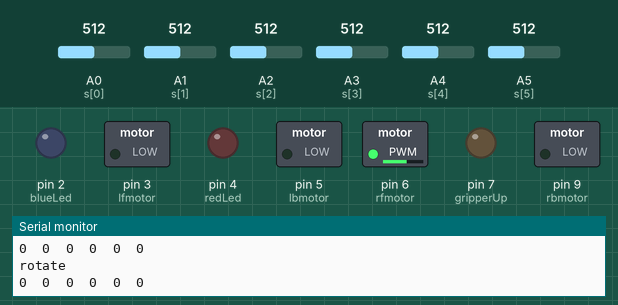
A sketch run on a simulated Arduino Nano, built with avr-gcc and run on an emulated ATmega328P. On the bench: switched loads named in the sketch (green lamp = pin HIGH), output pins drawn as LEDs (lit = HIGH), the last lines printed to the serial monitor. The inputs (shaded band) are chosen by the test bench; at power-on: A1 (s[1]) = 512, A3 (s[3]) = 512, A2 (s[2]) = 512, A4 (s[4]) = 512, A0 (s[0]) = 512, A5 (s[5]) = 512.

Above: at 10.2 s.
10.3 s: A1 (s[1]) set to 526
At 11.5 s:
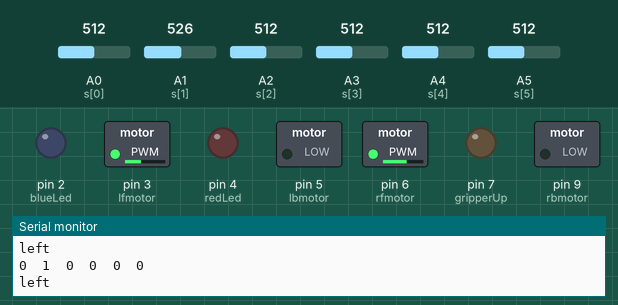
11.8 s: A3 (s[3]) set to 519
At 12.8 s:
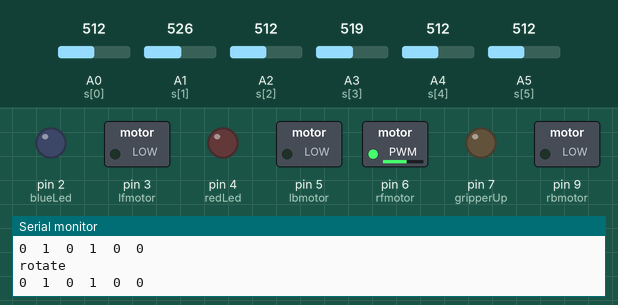
14.8 s: A2 (s[2]) set to 531
At 16.0 s:
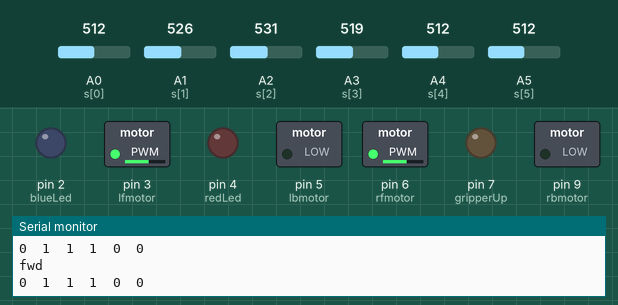
16.3 s: A4 (s[4]) set to 716
At 17.4 s:
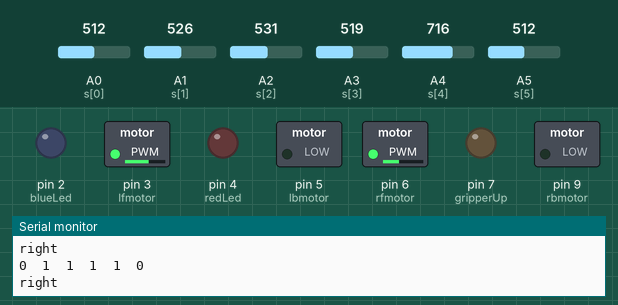
17.8 s: A0 (s[0]) set to 716
At 18.8 s:
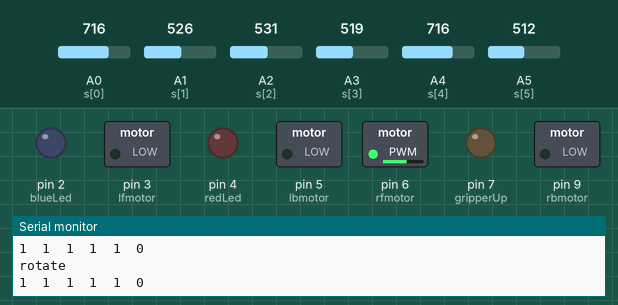
19.3 s: A4 (s[4]) set to 306
At 20.6 s:
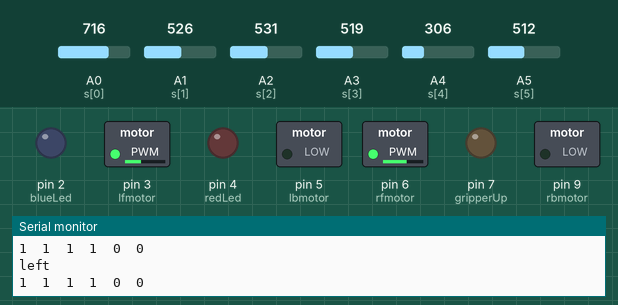
Timing chart, 0 to 21.8 s (numbered marks = the images above; inputs shaded):
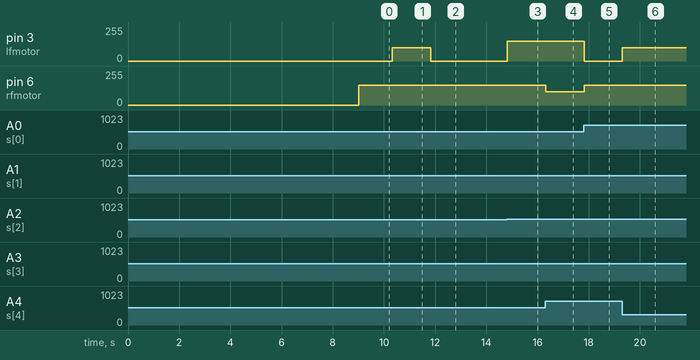

The sketch:

beta.ino.ino
```cpp
#define SPEED 150
#define SLOWSPEED 100
#define WHEELSOFF 100 //delay for changing line
#define WHEELSOFFWIDTH 500 //delay for crossing width of line
#define MINDISTANCE 5 //ultrasonic reading for color detection
#define GRIPPINGDISTANCE 0
#define EXTRADELAYFORGRIPPERDOWN 0
#define MOVEFWDFORGRIPPING 0
#define GRIPPERWITHLOAD 0 //delay for moving gripper
//extra time for gripper down
int s[6] = {A0, A1, A2, A3, A4, A5};
int avg[6];
int val[6];
int white[6];
int black[6];
int i, j;
int ir[6];
int lfmotor = 3;
int rfmotor = 6;
int lbmotor = 5;
int rbmotor = 9;
int trigPin = 11;
int echoPin = 10;
//rgb-10 11 12
long duration;
int gripperDown = 6;
int gripperUp = 7;
int red, green, blue;
int r[4], g[4], b[4];
int redLed = 4;
int blueLed = 2;
int greenLed = 7;
int input = A6;
void setup() {
  Serial.begin(9600);
  pinMode( lfmotor, OUTPUT );
  pinMode( rfmotor, OUTPUT );
  pinMode( lbmotor, OUTPUT );
  pinMode( rbmotor, OUTPUT );
  analogWrite(lbmotor, 0);
  analogWrite(rbmotor, 0);
  analogWrite(lfmotor, 0);
  analogWrite(rfmotor, 0);

  Serial.println("Place on White");
  delay(2000);

  for (i = 0; i < 6; i++)
  {
    white[i] = analogRead(s[i]);
    Serial.print(white[i]);
    Serial.print("\t");
  } Serial.println(" ");
  delay(1000);

  Serial.println("Place on Black");
  delay(2000);

  for (i = 0; i < 6; i++)
  {
    black[i] = analogRead(s[i]);
    Serial.print(black[i]);
    Serial.print("\t");
  } Serial.println("");
  Serial.println(" Average:");
  delay(1000);
  for (i = 0; i < 6; i++)
  {
    avg[i] = (black[i] + white[i]) / 2;
    Serial.print(avg[i]);
    Serial.print("\t");
  } Serial.println(" ");
  delay(1000);

  pinMode(gripperDown, OUTPUT);
  pinMode(gripperUp, OUTPUT);
  digitalWrite(gripperDown, LOW);
  //digitalWrite(gripperUp, HIGH);
  delay(2000);
  //digitalWrite(gripperUp, LOW);

  pinMode(trigPin, OUTPUT);
  pinMode(echoPin, INPUT);

  pinMode(redLed, OUTPUT);
  pinMode(greenLed, OUTPUT);
  pinMode(blueLed, OUTPUT);
  pinMode(input, INPUT);
}

int value()
{
  for (i = 0; i < 6; i++)
  {
    ir[i] = ( analogRead(s[i]) > avg[i] ? 1 : 0 );
    Serial.print(ir[i]);
    Serial.print("\t");
  }
  Serial.println("");
  return 16 * ir[0] + 8 * ir[1] + 4 * ir[2] + 2 * ir[3] + 1 * ir[4] + 1000 * ir[5];
}


void leftTurn()
{
  while (analogRead(s[2]) < avg[2])
  {
    analogWrite(lfmotor, 0);
    analogWrite(lbmotor, 0);
    analogWrite(rfmotor, SPEED);
    analogWrite(rbmotor, 0);
    Serial.println("left turn");
  }
}

void rightTurn()
{
  while (analogRead(s[2]) < avg[2])
  {
    analogWrite(lfmotor, SPEED);
    analogWrite(lbmotor, 0);
    analogWrite(rfmotor, 0);
    analogWrite(rbmotor, 0);
    Serial.println("right turn");
  }
}

void left()
{
  analogWrite(lfmotor, SLOWSPEED);
  analogWrite(lbmotor, 0);
  analogWrite(rfmotor, SPEED);
  analogWrite(rbmotor, 0);
  Serial.println("left");
}

void right()
{
  analogWrite(lfmotor, SPEED);
  analogWrite(lbmotor, 0);
  analogWrite(rfmotor, SLOWSPEED);
  analogWrite(rbmotor, 0);
  Serial.println("right");
}

void forward()
{
  analogWrite(lfmotor, SPEED);
  analogWrite(lbmotor, 0);
  analogWrite(rfmotor, SPEED);
  analogWrite(rbmotor, 0);
  Serial.println("fwd");
}
void Stop()
{
  analogWrite(lfmotor, 0);
  analogWrite(lbmotor, 0);
  analogWrite(rfmotor, 0);
  analogWrite(rbmotor, 0);
  Serial.println("Stop");
}

void reverseLeft()
{
  analogWrite(lfmotor, 0);
  analogWrite(lbmotor, 0);
  analogWrite(rfmotor, 0);
  analogWrite(rbmotor, SPEED);
  Serial.println("reverse left");
}

void reverseRight()
{
  analogWrite(lfmotor, 0);
  analogWrite(lbmotor, SPEED);
  analogWrite(rfmotor, 0);
  analogWrite(rbmotor, 0);
  Serial.println("reverse right");
}

void backward()
{
  analogWrite(lfmotor, 0);
  analogWrite(lbmotor, SPEED);
  analogWrite(rfmotor, 0);
  analogWrite(rbmotor, SPEED);
  Serial.println("bwd");
}

void rotate()
{
  //while (analogRead(A2) < avg[2])
  {
    analogWrite(lfmotor, 0);
    analogWrite(lbmotor, 0);
    analogWrite(rfmotor, SPEED);
    analogWrite(rbmotor, 0);
    Serial.println("rotate");
  }
}

void followLine()
{ int value1 = value();
  if (value1 > 1000)
    value1 -= 1000;
  switch (value1) {

    case 14:
    case 4:
      forward();
      break;

    case 12:
    case 8:
    case 24:
    case 28:
    case 30:
      left();
      break;

    case 16:
      leftTurn();
      break;

    case 1:
      rightTurn();
      break;

    case 6:
    case 2:
    case 3:
    case 7:
    case 15:
      right();
      break;
    //
    //    case 1014:
    //    case 1004:
    //      forward();
    //      break;
    //
    //    case 1012:
    //    case 1008:
    //    case 1024:
    //    case 1028:
    //    case 1030:
    //      left();
    //      break;
    //
    //    case 1016:
    //      leftTurn();
    //      break;
    //
    //    case 1001:
    //      rightTurn();
    //      break;
    //
    //    case 1006:
    //    case 1002:
    //    case 1003:
    //    case 1007:
    //    case 1015:
    //      right();
    //      break;

    default:
      rotate();
  }
}

void reverseLine()
{
  switch (value()) {

    case 14:
    case 4:
      backward();
      break;

    case 12:
    case 8:
    case 24:
    case 28:
    case 30:
    case 16:
      reverseLeft();
      break;

    case 1:
    case 2:
    case 3:
    case 6:
    case 7:
    case 15:
      reverseRight();
      break;

    case 1014:
    case 1004:
      backward();
      break;

    case 1012:
    case 1008:
    case 1024:
    case 1028:
    case 1030:
    case 1016:
      reverseLeft();
      break;

    case 1001:
    case 1006:
    case 1002:
    case 1003:
    case 1007:
    case 1015:
      reverseRight();
      break;

    default:
      rotate();
  }
}

int distance()
{
  // Clears the trigPin
  digitalWrite(trigPin, LOW);
  delayMicroseconds(2);
  // Sets the trigPin on HIGH state for 10 micro seconds
  digitalWrite(trigPin, HIGH);
  delayMicroseconds(10);
  digitalWrite(trigPin, LOW);
  // Reads the echoPin, returns the sound wave travel time in microseconds
  duration = pulseIn(echoPin, HIGH);
  // Calculating the distance
  return duration * 0.034 / 2;
}

int variable3 = 0;
void colorSave() {
  int t = 0;
  if (variable3 == 0)
  {
    r[0] = red;
    g[0] = green;
    b[0] = blue;
    variable3++;
    Serial.println("Color Saved");
  }
  else
  {
    for (i = variable3; i >= 0; i--)
    {
      if ((red > 0.9 * r[variable3] && red < 1.1 * r[variable3]) && (green > 0.9 * g[variable3] && green < 1.1 * g[variable3]) && (blue > 0.9 * b[variable3] && blue < 1.1 * b[variable3]))
        t = 1;
    }
    if (t = 0)
    {
      r[variable3] = red;
      g[variable3] = green;
      b[variable3] = blue;
      variable3++;
      Serial.println("Color Saved");
    }
  }
}

void colorSense() {
  int r[11], g[11], b[11];
  for (i = 0; i < 10; i++) {

    //blink same color led and some color led in black too
    digitalWrite(redLed, HIGH);
    delay(50);
    //Serial.print("r=");
    r[i] = analogRead(input);
    //Serial.print(red);
    //Serial.print("  ");
    digitalWrite(redLed, LOW);
    delay(50);
    digitalWrite(greenLed, HIGH);
    delay(50);
    //Serial.print("g=");
    g[i] = analogRead(input);
    //Serial.print(green);
    //Serial.print("  ");
    digitalWrite(greenLed, LOW);
    delay(50);

    digitalWrite(blueLed, HIGH);
    delay(50);
    //Serial.print("b=");
    b[i] = analogRead(input);
    //Serial.print(blue);

    //Serial.print("  ");
    digitalWrite(blueLed, LOW);
    delay(50);
    //Serial.println(" ");
  }
  r[10] = 0;
  g[10] = 0;
  b[10] = 0;
  for (i = 0; i < 9; i++) {
    r[10] += r[i];
    g[10] += g[i];
    b[10] += b[i];
  }

  red = r[10] / 10;
  green = g[10] / 10;
  blue = b[10] / 10;
}

int colormatch(int r, int g, int b)
{
  if ((red > 0.9 * r && red < 1.1 * r) && (green > 0.9 * g && green < 1.1 * g) && (blue > 0.9 * b && blue < 1.1 * b))
    return 1;
  else return 0;
}

int variable = 0;
void Task1() {
  while (variable < 3) {
    do {
      followLine();
    } while (distance() > MINDISTANCE);

    colorSense();
    colorSave();

    do {
      reverseLine();
    } while (analogRead(s[0]) < avg[0] || analogRead(s[4]), avg[4]);

    if (analogRead(s[0]) > avg[0])
    {
      leftTurn();
      variable++;
    }
    else if (analogRead(s[4]) > avg[4])
    {
      rightTurn();
      variable++;
    }

  }
  do {
    followLine();
  } while (value() != 1031 );
}

int variable2 = 0;
void Task2() {

  //block 1
  pickup(2);
  for (i = 0; i < 2; i++)
  {
    if (colormatch(r[0], g[0], b[0]))
      dropin(2, 1);
    else dropin(2, 3);
  }
  if (colormatch(r[0], g[0], b[0]))
    while (value() != 1031)
      reverseLine();
  //  back2node();
  else {
    dropin(2, 3);
    pickup(1);
    dropin(1, 2);
  }

  //block 2
  pickup(3);

  if (colormatch(r[1], g[1], b[1]))
  {
    dropin(3, 2);
    pickup(3); //block 3
    dropin(3, 2);
    //  back2node();
  }
  else
  {
    dropin(3, 1);
    pickup(3);
    dropin(3, 2);
    pickup(1);  //block 3
    dropin(1, 2);
    //   back2node();
  }
}

void pickup(int stack) {
  if (stack == 1)
    leftTurn();

  else if (stack == 2)
    forward();

  else if (stack == 3)
    rightTurn();

  do {
    followLine();
  } while (distance() > MINDISTANCE);
  colorSense();
}

void dropin(int currentStack, int nextStack) {
  grip();

  if (currentStack == 1)
  {

    while (value() != 1031 && distance() > 15)
      reverseLine();


    reverseLeft();
    delay(WHEELSOFF);
    while (analogRead(s[5]) < avg[5])
      reverseLeft();

    if (nextStack == 2)
    {
      forward();
      delay(WHEELSOFFWIDTH);
    }
    else if (nextStack == 3)
    {
      reverseLeft();
      delay(WHEELSOFF);
      while (analogRead(s[5]) < avg[5])
        reverseLeft();

      forward();
      delay(WHEELSOFFWIDTH);
    }
  }

  else if (currentStack == 2)
  {
    while (value() != 1031 && distance() > 15)
      reverseLine();

    if (nextStack == 1)
    {
      reverseRight();
      delay(WHEELSOFF);
      while (analogRead(s[5]) < avg[5])
        reverseRight();

      forward();
      delay(WHEELSOFFWIDTH);
    }
    else if (nextStack == 3)
    {
      reverseLeft();
      delay(WHEELSOFF);
      while (analogRead(s[5]) < avg[5])
        reverseLeft();

      forward();
      delay(WHEELSOFFWIDTH);
    }

  }
  else   if (currentStack == 3)
  {

    while (value() != 1031 && distance() > 15)
      reverseLine();


    reverseRight();
    delay(WHEELSOFF);
    while (analogRead(s[5]) < avg[5])
      reverseRight();

    if (nextStack == 2)
    {
      forward();
      delay(WHEELSOFFWIDTH);
    }
    else if (nextStack == 1)
    {
      reverseRight();
      delay(WHEELSOFF);
      while (analogRead(s[5]) < avg[5])
        reverseRight();

      forward();
      delay(WHEELSOFFWIDTH);
    }
  }
  while (distance() > 7)
    followLine();
  ungrip();
  while (value() != 1031 && distance() > 15)
    reverseLine();

  if (nextStack == 1)
  {
    reverseLeft();
    delay(WHEELSOFF);
    while (analogRead(s[5]) < avg[5])
      reverseLeft();
  }

  else if (nextStack == 3)
  {
    reverseRight();
    delay(WHEELSOFF);
    while (analogRead(s[5]) < avg[5])
      reverseRight();
  }
}

void grip() {
  while ( distance() < GRIPPINGDISTANCE )
  {
    reverseLine();
    digitalWrite(gripperDown, HIGH);
    digitalWrite(gripperUp, LOW);
  }
  delay(EXTRADELAYFORGRIPPERDOWN);
  digitalWrite(gripperDown, LOW);
  followLine();
  delay(MOVEFWDFORGRIPPING);
  Stop();
  digitalWrite(gripperDown, LOW);
  digitalWrite(gripperUp, HIGH);
  delay(GRIPPERWITHLOAD);
  digitalWrite(gripperUp, LOW);
}

void ungrip() {
  //while (value != 1031 || distance()>7)
  //followLine();
  Stop();
  digitalWrite(gripperDown, HIGH);
  digitalWrite(gripperUp, LOW);
  delay(GRIPPERWITHLOAD);
  digitalWrite(gripperDown, LOW);
  while (distance() < GRIPPINGDISTANCE)
    reverseLine();
  digitalWrite(gripperUp, HIGH);
  delay(GRIPPERWITHLOAD);
  digitalWrite(gripperUp, LOW);

}

void loop() {

  //  Task1();
  //  Task2();
  followLine();
}
```

Measured:
- the behaviour switches between 512 and 513 on A1 (s[1]) (found by bisection; images 0 and 1)
- the behaviour switches between 512 and 513 on A3 (s[3]) (found by bisection; images 1 and 2)
- the behaviour switches between 512 and 513 on A2 (s[2]) (found by bisection; images 2 and 3)
- after the input at 10.3 s, pin 3 (lfmotor): 0/255 → 100/255 at once
- after the input at 11.8 s, pin 3 (lfmotor): 100/255 → 0/255 at once
- after the input at 14.8 s, pin 3 (lfmotor): 0/255 → 150/255 at once
- after the input at 16.3 s, pin 6 (rfmotor): 150/255 → 100/255 at once
- after the input at 17.8 s, pin 3 (lfmotor): 150/255 → 0/255 at once; pin 6 (rfmotor): 100/255 → 150/255 at once
- after the input at 19.3 s, pin 3 (lfmotor): 0/255 → 100/255 at once
